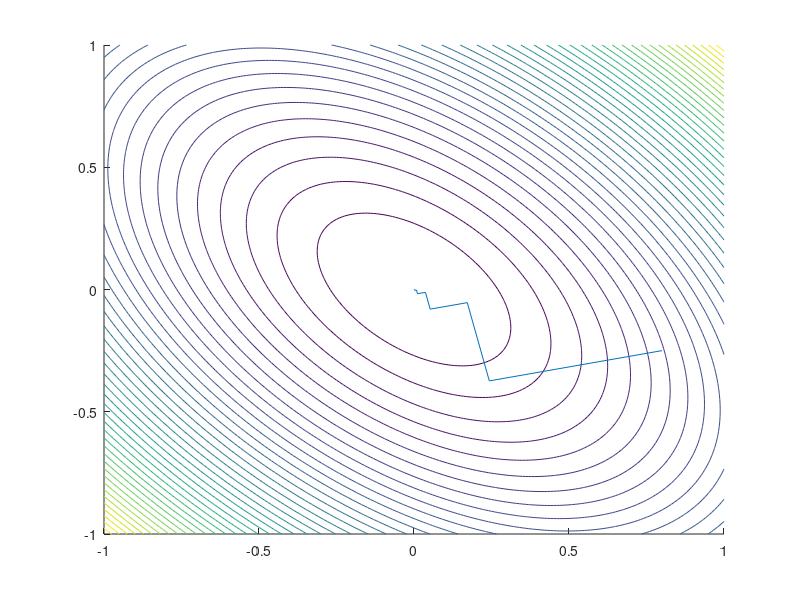

Here is the MATLAB script that generated this plot:
%popt2.m
%Author: Sean Devonport
%Script that minimises a performance function along a line.
%%
function p=minline
    clear all;
    close all;
    clc;

    %initial point
    p(:,1) = [0.8;-0.25]
%     p(:,1)=input('Please input initial point p element of [-1,1]x[-1,1] as column vector\n');
    %set up for gk and Hk

    gk=[2*p(1,1) + p(2,1);
        2*p(2,1) + p(1,1)];

    Hk = [2 1;
          1 2];

    vk = -gk;
    ak = -1*((gk'*vk)/(vk'*Hk*vk));

     for k=2:500
         p(:,k)=p(:,k-1)+ ak*vk;
         gk=[2*p(1,k) + p(2,k);
             2*p(2,k) + p(1,k)];
         vk = -gk;
         ak = -1*((gk'*vk)/(vk'*Hk*vk));
     end
    
%% Plot contour and points:

    x1 = -1:.01:1;
    x2=x1;
    [X,Y] = meshgrid(x1,x2);
    E=X.^2 + X.*Y + Y.^2;
    figure
    hold on;
    contour(X,Y,E,40);
    plot(p(1,:),p(2,:));
    hold off;
    
    p = p(:,1:5); %return first five points
    disp('the first five points are: ');
end


